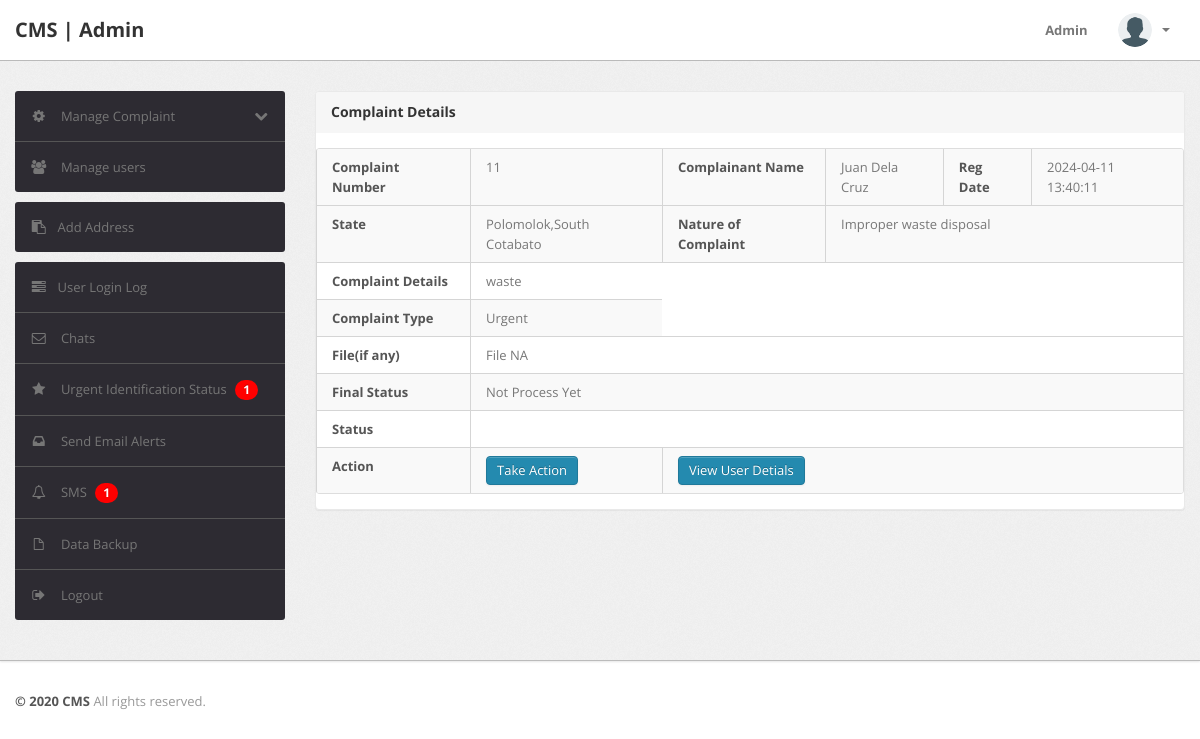
The page /complaint-details.php?cid=11 (signed in) on the database its author committed.
### tables this page shows
CREATE TABLE `tblcomplaints` (
  `complaintNumber` int(11) NOT NULL AUTO_INCREMENT,
  `userId` int(11) NOT NULL,
  `category` int(11) NOT NULL,
  `subcategory` varchar(255) NOT NULL,
  `complaintType` varchar(255) NOT NULL,
  `state` varchar(255) NOT NULL,
  `noc` varchar(255) NOT NULL,
  `complaintDetails` mediumtext NOT NULL,
  `complaintFile` varchar(255) DEFAULT NULL,
  `regDate` timestamp NOT NULL DEFAULT current_timestamp(),
  `status` varchar(50) DEFAULT NULL,
  `lastUpdationDate` timestamp NOT NULL DEFAULT '0000-00-00 00:00:00' ON UPDATE current_timestamp(),
  PRIMARY KEY (`complaintNumber`)
);

CREATE TABLE `users` (
  `id` int(11) NOT NULL AUTO_INCREMENT,
  `fullName` varchar(255) DEFAULT NULL,
  `userEmail` varchar(255) DEFAULT NULL,
  `password` varchar(255) DEFAULT NULL,
  `contactNo` bigint(11) DEFAULT NULL,
  `address` tinytext DEFAULT NULL,
  `State` varchar(255) DEFAULT NULL,
  `country` varchar(255) DEFAULT NULL,
  `pincode` int(6) DEFAULT NULL,
  `userImage` varchar(255) DEFAULT NULL,
  `regDate` timestamp NOT NULL DEFAULT current_timestamp(),
  `updationDate` timestamp NOT NULL DEFAULT current_timestamp() ON UPDATE current_timestamp(),
  `status` int(1) NOT NULL,
  PRIMARY KEY (`id`)
);

### complaint-details.php (the view, shortened to what this page needs)
<?php
include('include/config.php');
if (strlen($_SESSION['alogin']) == 0) {
	header('location:index.php');
} else {
?>
	<!DOCTYPE html>
	<html lang="en">
	<head>
		<link type="text/css" href="bootstrap/css/bootstrap.min.css" rel="stylesheet">
		<link type="text/css" href="bootstrap/css/bootstrap-responsive.min.css" rel="stylesheet">
		<link type="text/css" href="css/theme.css" rel="stylesheet">
		<link type="text/css" href="images/icons/css/font-awesome.css" rel="stylesheet">
	</head>
	<body>
		<?php include('include/header.php'); ?>
		<div class="wrapper">
			<div class="container">
				<div class="row">
					<?php include('include/sidebar.php'); ?>
					<div class="span9">
						<div class="content">
							<div class="module">
								<div class="module-head">
									<h3>Complaint Details</h3>
								</div>
								<div class="module-body table">
									<table cellpadding="0" cellspacing="0" border="0" class="datatable-1 table table-bordered table-striped	 display" width="100%">
										<tbody>
											<?php $st = 'closed';
											$query = mysqli_query($con, "select tblcomplaints.*,users.fullName as name from tblcomplaints join users on users.id=tblcomplaints.userId where tblcomplaints.complaintNumber='" . $_GET['cid'] . "'");
											while ($row = mysqli_fetch_array($query)) {
											?>
												<tr>
													<td><b>Complaint Number</b></td>
													<td><?php echo htmlentities($row['complaintNumber']); ?></td>
													<td><b>Complainant Name</b></td>
													<td> <?php echo htmlentities($row['name']); ?></td>
													<td><b>Reg Date</b></td>
													<td><?php echo htmlentities($row['regDate']); ?>
													</td>
												</tr>
												<tr>
													<td><b>State </b></td>
													<td><?php echo htmlentities($row['state']); ?></td>
													<td><b>Nature of Complaint</b></td>
													<td colspan="3"> <?php echo htmlentities($row['noc']); ?></td>
												</tr>
												<tr>
													<td><b>Complaint Details </b></td>
													<td colspan="5"> <?php echo htmlentities($row['complaintDetails']); ?></td>
												</tr>
												<tr>
													<td><b>Complaint Type</b></td>
													<td><?php echo htmlentities($row['complaintType']); ?>
													</td>
												</tr>
												<tr>
													<td><b>File(if any) </b></td>
													<td colspan="5"> <?php $cfile = $row['complaintFile'];
																		if ($cfile == "" || $cfile == "NULL") {
																			echo "File NA";
																		} else { ?>
															<a href="../users/complaintdocs/<?php echo htmlentities($row['complaintFile']); ?>" target="_blank" /> View File</a>
														<?php } ?>
													</td>
												</tr>
												<tr>
													<td><b>Final Status</b></td>
													<td colspan="5"><?php if ($row['status'] == "") {
																		echo "Not Process Yet";
																	} else {
																		echo htmlentities($row['status']);
																	} ?></td>
												</tr>
												<?php
												$ret = mysqli_query($con, "select * from tblcomplaints where complaintNumber='" . $_GET['cid'] . "'");
												while ($rw = mysqli_fetch_array($ret)) {
												?>
													<tr>
														<td><b>Status</b></td>
														<td colspan="5"><?php echo  htmlentities($rw['status']); ?></td>
													</tr>
												<?php } ?>
												<tr>
													<td><b>Action</b></td>
													<td>
														<?php if ($row['status'] == "closed") {
														} else { ?>
															<a href="javascript:void(0);" onClick="popUpWindow('http://localhost:8080/cms/admin/updatecomplaint.php?cid=<?php echo htmlentities($row['complaintNumber']); ?>');" title="Update order">
																<button type="button" class="btn btn-primary">Take Action</button>
													</td>
													</a><?php } ?></td>
												<td colspan="4">
													<a href="javascript:void(0);" onClick="popUpWindow('http://localhost:8080/cms/admin/userprofile.php?uid=<?php echo htmlentities($row['userId']); ?>');" title="Update order">
														<button type="button" class="btn btn-primary">View User Detials</button></a>
												</td>
												</tr>
											<?php  } ?>
									</table>
								</div>
							</div>
						</div>
					</div>
				</div>
			</div>
		</div>
		<?php include('include/footer.php'); ?>
	</body>
<?php } ?>

### css/theme.css (style rules this page uses)
body { font-size: 13px; font-family: 'Open Sans', Arial, sans-serif; background: #fff; color: #777 }
h1, h2, h3, h4, h5, h6 { color: #333; margin-top: 0 }
h3 { font-size: 20px }
strong, b { color: #555 }
.wrapper { background: url(../images/bg.png) #eee; border-bottom: 1px solid #bbb; -webkit-box-shadow: 0 1px 2px rgba(0,0,0,0.1); -moz-box-shadow: 0 1px 2px rgba(0,0,0,0.1); box-shadow: 0 1px 2px rgba(0,0,0,0.1); padding: 30px 0 }
select, textarea, input[type="text"], input[type="password"], input[type="datetime"], input[type="datetime-local"], input[type="date"], input[type="month"], input[type="time"], input[type="week"], input[type="number"], input[type="email"], input[type="url"], input[type="search"], input[type="tel"], input[type="color"], .uneditable-input, label, input, button, select, textarea { -webkit-border-radius: 3px; -moz-border-radius: 3px; border-radius: 3px; font-size: 13px; font-family: 'Open Sans', Tahoma, Arial, sans-serif }
.module { background: #fff; -webkit-border-radius: 3px; -moz-border-radius: 3px; border-radius: 3px; border: 1px solid #ccc; border-bottom-color: #bbb; -webkit-box-shadow: 0 0 1px rgba(0,0,0,0.2); -moz-box-shadow: 0 0 1px rgba(0,0,0,0.2); box-shadow: 0 0 1px rgba(0,0,0,0.2); margin-bottom: 30px }
.btn, .btn-box { -webkit-border-radius: 3px; -moz-border-radius: 3px; border-radius: 3px }
.btn { font-size: 13px; font-weight: 600 }
.btn { display: inline-block; margin-bottom: 0; font-weight: 400; text-align: center; vertical-align: middle; cursor: pointer; background-image: none; border: 1px solid transparent; white-space: nowrap; padding: 4px 10px; font-size: 13px; line-height: 1.42857; border-radius: 4px; -webkit-user-select: none; -moz-user-select: none; -ms-user-select: none; user-select: none }
.btn-primary { color: #fff; background-color: #248aaf; border-color: #20799a }
.table { margin-bottom: 0 }
.table th, .table td { border-color: #d5d5d5!important }
.table-bordered thead:first-child tr:first-child>th:first-child, .table-bordered tbody:first-child tr:first-child>td:first-child { -webkit-border-top-left-radius: 2px; -moz-border-radius-topleft: 2px; border-top-left-radius: 2px }
.table-bordered thead:first-child tr:first-child>th:last-child, .table-bordered tbody:first-child tr:first-child>td:last-child { -webkit-border-top-right-radius: 2px; -moz-border-radius-topright: 2px; border-top-right-radius: 2px }
.table-bordered thead:last-child tr:last-child>th:first-child, .table-bordered tbody:last-child tr:last-child>td:first-child, .table-bordered tfoot:last-child tr:last-child>td:first-child { -webkit-border-bottom-left-radius: 2px; -moz-border-radius-bottomleft: 2px; border-bottom-left-radius: 2px }
.table-bordered thead:last-child tr:last-child>th:last-child, .table-bordered tbody:last-child tr:last-child>td:last-child, .table-bordered tfoot:last-child tr:last-child>td:last-child { -webkit-border-bottom-right-radius: 2px; -moz-border-radius-bottomright: 2px; border-bottom-right-radius: 2px }
.module { box-shadow: 0 0 3px rgba(0,0,0,.1); border-color: #e9e9e9; margin-bottom: 20px; background-color: #fff; border-radius: 4px; -webkit-box-shadow: 0 1px 1px rgba(0,0,0,.05); box-shadow: 0 1px 1px rgba(0,0,0,.05); }
.module-head { color: #767676; background-color: #f6f6f6; border-color: #e9e9e9; padding: 10px 15px; border-bottom: 1px solid transparent; border-top-right-radius: 3px; border-top-left-radius: 3px; }
.module-head h3 { font-size: 14px; line-height: 20px; height: 20px; margin: 0 }
.module-body { padding: 15px }
.module-body.table { padding: 15px 0 }
.module-body.table .table th, .module-body.table .table td { padding-left: 15px; padding-right: 15px }

### rows shown on the page
tblcomplaints: complaintNumber "11", userId.fullName "Juan Dela Cruz", regDate "2024-04-11 13:40:11", state "Polomolok,South Cotabato", noc "Improper waste disposal", complaintDetails "waste", complaintType "Urgent", complaintFile "File NA", status "Not Process Yet"

### other values the page prints
$num_complaints "1"
$totalUsersWithContactNo "1"
